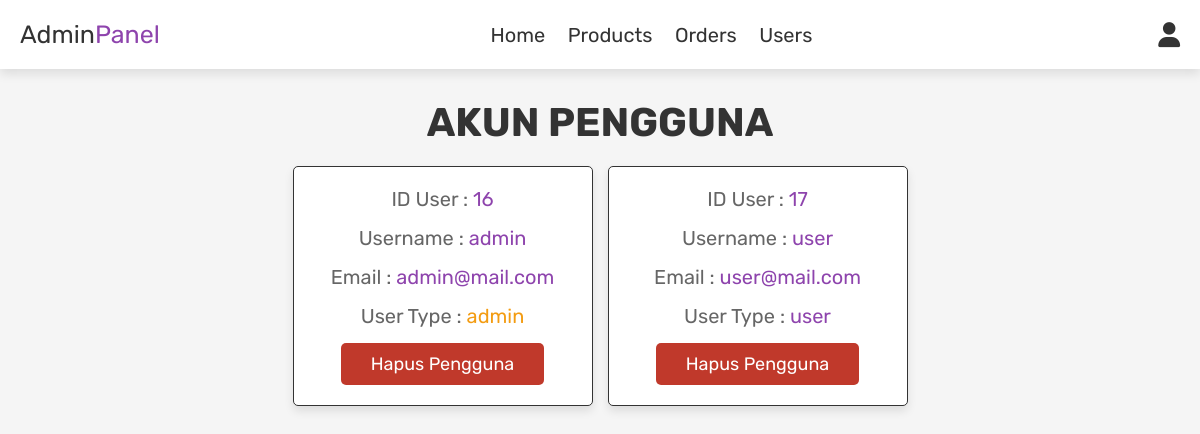
The app's page /admin_users.php (signed in) with its own data.
### tables this page shows
CREATE TABLE `users` (
  `id` int(100) NOT NULL,
  `name` varchar(100) NOT NULL,
  `email` varchar(100) NOT NULL,
  `password` varchar(100) NOT NULL,
  `user_type` varchar(20) NOT NULL DEFAULT 'user'
);

### admin_users.php (the view, shortened to what this page needs)
<?php
include 'config.php';
?>
<!DOCTYPE html>
<html lang="en">
<head>
   <link rel="stylesheet" href="https://cdnjs.cloudflare.com/ajax/libs/font-awesome/6.0.0/css/all.min.css">
   <link rel="stylesheet" href="css/admin_style.css">
</head>
<body>
<?php include 'admin_header.php'; ?>
<section class="users">
   <h1 class="title"> Akun Pengguna </h1>
   <div class="box-container">
      <?php
         $select_users = mysqli_query($conn, "SELECT * FROM `users`") or die('query failed');
         while($fetch_users = mysqli_fetch_assoc($select_users)){
      ?>
      <div class="box">
         <p> ID User   : <span><?php echo $fetch_users['id']; ?></span> </p>
         <p> Username  : <span><?php echo $fetch_users['name']; ?></span> </p>
         <p> Email     : <span><?php echo $fetch_users['email']; ?></span> </p>
         <p> User Type : <span style="color:<?php if($fetch_users['user_type'] == 'admin'){ echo 'var(--orange)'; } ?>"><?php echo $fetch_users['user_type']; ?></span> </p>
         <a href="admin_users.php?delete=<?php echo $fetch_users['id']; ?>" onclick="return confirm('Hapus pengguna ini?');" class="delete-btn">Hapus pengguna</a>
      </div>
      <?php
         };
      ?>
   </div>
</section>
</body>
</html>

### css/admin_style.css (style rules this page uses)
:root { --purple:#8e44ad; --red:#c0392b; --orange:#f39c12; --black:#333; --white:#fff; --light-color:#666; --light-white:#ccc; --light-bg:#f5f5f5; --border:.1rem solid var(--black); --box-shadow:0 .5rem 1rem rgba(0,0,0,.1); }
* { font-family: 'Rubik', sans-serif; margin:0; padding:0; box-sizing: border-box; outline: none; border:none; text-decoration: none; transition:all .2s linear; }
html { font-size: 62.5%; overflow-x: hidden; }
body { background-color: var(--light-bg); }
section { padding:3rem 2rem; }
.title { text-align: center; margin-bottom: 2rem; text-transform: uppercase; color:var(--black); font-size: 4rem; }
.btn, .option-btn, .delete-btn, .white-btn { display: inline-block; margin-top: 1rem; padding:1rem 3rem; cursor: pointer; color:var(--white); font-size: 1.8rem; border-radius: .5rem; text-transform: capitalize; }
.delete-btn { background-color: var(--red); }
.users .box-container { display: grid; grid-template-columns: repeat(auto-fit, 30rem); justify-content: center; gap:1.5rem; max-width: 1200px; margin:0 auto; align-items: flex-start; }
.users .box-container .box { background-color: var(--white); padding:2rem; border:var(--border); box-shadow: var(--box-shadow); border-radius: .5rem; text-align: center; }
.users .box-container .box p { padding-bottom: 1.5rem; font-size: 2rem; color:var(--light-color); }
.users .box-container .box p span { color:var(--purple); }
.users .box-container .box .delete-btn { margin-top: 0; }

### records on screen
users: id "16", name "admin", email "admin@mail.com", user_type "admin"
users: id "17", name "user", email "user@mail.com", user_type "user"
